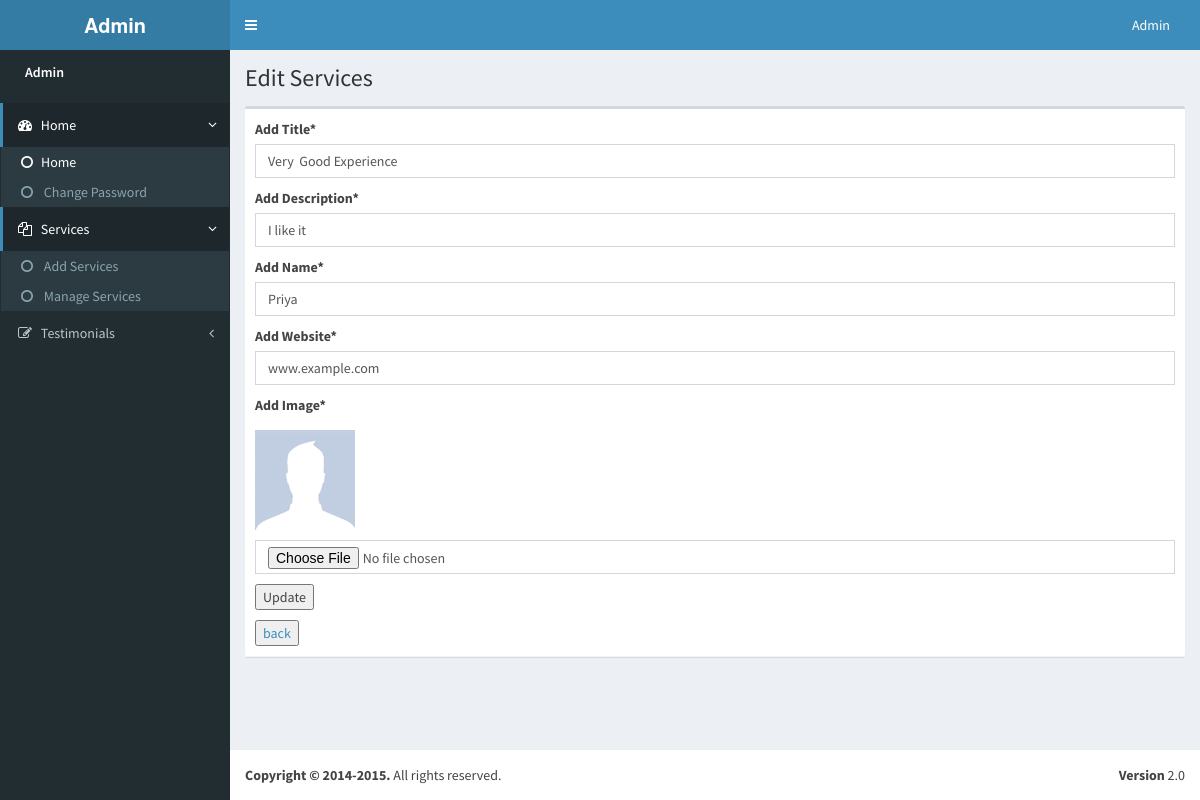
Screenshot of /tas_backend/edit_testimonals.php?id=2 (signed in) with the database file from the repository.
### tables this page shows
CREATE TABLE IF NOT EXISTS `testimonals` (
  `test_id` int(11) NOT NULL AUTO_INCREMENT,
  `title` varchar(100) NOT NULL,
  `description` varchar(200) NOT NULL,
  `name` varchar(50) NOT NULL,
  `website` varchar(100) NOT NULL,
  `image` blob NOT NULL,
  PRIMARY KEY (`test_id`)
);

### tas_backend/edit_testimonals.php (the view, shortened to what this page needs)
<?php
require_once('db.php');
?>
<!DOCTYPE html>
<html>
<head>
   <?php require_once('header.php');?>
  </head>
  <body class="skin-blue fixed">
    <div class="wrapper">
       <?php require_once('menu.php');?>
      <div class="content-wrapper">
        <section class="content-header">
          <h1>
            Edit Services
          </h1>
          <ol class="breadcrumb">
          </ol>
        </section>
        <section class="content">
          <div class="box">
            <div class="box-header with-border">
              <form name="edit_test" id="edit_test" method="post" action=""  enctype="multipart/form-data">
                 <?php
  $id=$_GET['id'];
  $data="SELECT * FROM `testimonals` where `test_id`='$id'";
   $query=mysqli_query($con,$data);
foreach($query as $row)
	{
		?>
         <p><label>Add Title*</label>
         <input type="text" name="title" id="title" class="form-control required" value="<?php echo $row['title'];?>"/></p>
          <p><label>Add Description*</label>
         <input type="text" name="descript" id="descript" class="form-control required" value="<?php echo $row['description'];?>"/></p>
      <p><label>Add Name*</label>
         <input type="text" name="name" id="name" class="form-control required" value="<?php echo $row['name'];?>"/></p>
          <p><label>Add Website*</label>
         <input type="text" name="website" id="website" class="form-control required" value="<?php echo $row['website'];?>"/></p>
          <p><label>Add Image*</label></p>
           <p><img src="<?php echo $row['image'];?>" height="100" width="100"/></p>
         <input type="file" name="photo"  id="file" class="form-control required" value="<?php echo $row['image'];?>"/></p>
              <p>  <input type="submit" name="submit" value="Update"/>
                  </p>
                  <?php
	}
	?>
                </form>
         <a href="view_testimonals.php">   <button name="" type="">back</button></a>
              </div>
            </div>
          </div>
      </div>
      <footer class="main-footer">
        <div class="pull-right hidden-xs">
          <b>Version</b> 2.0
        </div>
        <strong>Copyright &copy; 2014-2015.</strong> All rights reserved.
      </footer>
</body>
</html>

### rows the page displays
testimonals: title "Very Good Experience", descript "I like it", name "Priya", website "www.example.com", image (placeholder picture)
